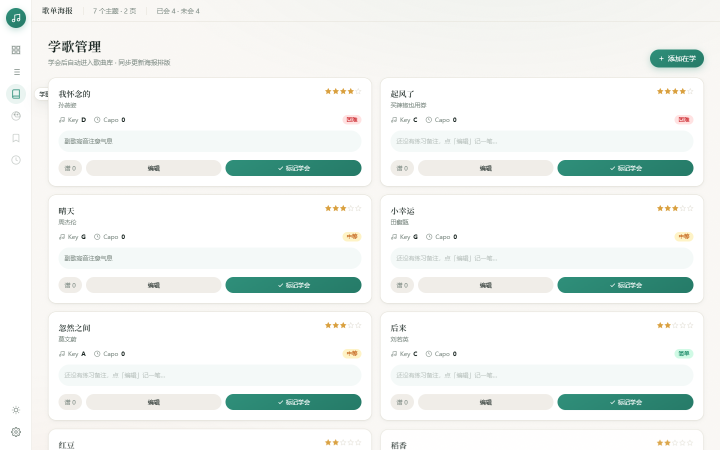
#> input picture ui-analysis-learning.png, 1440 x 900 px (shown at 1/2 size)
$ python -i watermark.py   (imports and definitions only)
#> lines starting #> are read from the running program, lines starting #| are printed output that depends on the picture
"""去水印：用右侧相邻纯色区域水平镜像补丁遮盖左下角「AI生成」水印。

原样迁移自 歌单-排版一\build_playlist.py 的 remove_watermark()，行为不变。
"""
from PIL import Image, ImageFilter


def remove_watermark(img):
    img = img.copy()
    W0, H0 = img.size
    x0, y0, x1, y1 = 0, 3600, 420, H0
    pw, ph = x1 - x0, y1 - y0
    src = img.crop((x1, y0, x1 + pw, y1)).transpose(Image.FLIP_LEFT_RIGHT)
    mask = Image.new("L", (pw, ph), 255)
    px = mask.load()
    feather = 70
    for yy in range(feather):
        a = int(255 * yy / feather)
        for xx in range(pw):
            px[xx, yy] = min(px[xx, yy], a)
    for xx in range(feather):
        a = int(255 * xx / feather)
        for yy in range(ph):
            px[pw - 1 - xx, yy] = min(px[pw - 1 - xx, yy], a)
    mask = mask.filter(ImageFilter.GaussianBlur(12))
    img.paste(src, (x0, y0), mask)
    return img

>>> import cv2
>>> picture = cv2.imread('../ui-analysis-learning.png', cv2.IMREAD_GRAYSCALE)
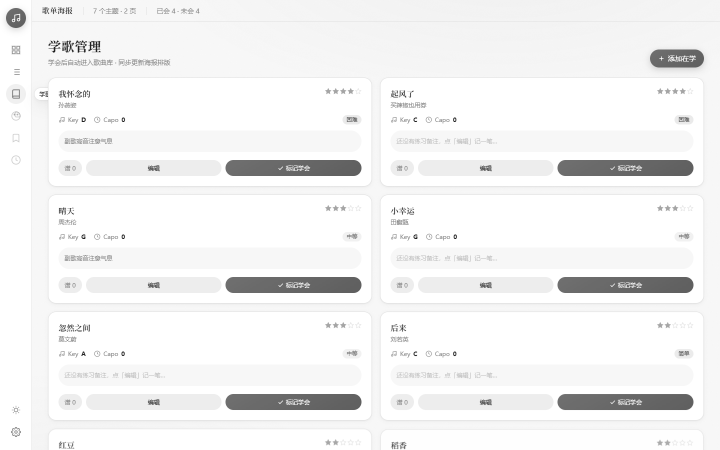
#> picture: shape (900, 1440) (shown at 1/2 size); min 33, max 255, mean 242.4
#> (the run stopped early here; a loop or call above may not have finished)
